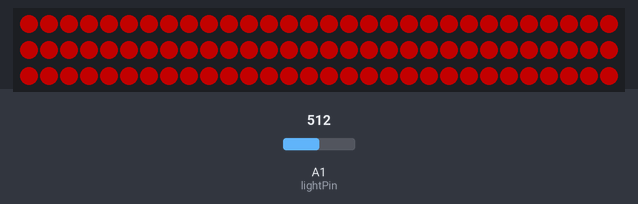
This sketch was run on a simulated Arduino Uno, built with avr-gcc and run on an emulated ATmega328P. Parts: 90 RGB LEDs in strip order, left to right, continuing on the next row. The test bench sets the inputs (shaded band); at power-on: A1 (lightPin) = 512. Dim RGB values are drawn brighter than linear.

Above: at 0.7 s.

The sketch:

Fucking_Around.ino
```cpp
#include<FastLED.h>
const int NUM_LEDS = 90;
const int ledPin = 5;
const int potPin = 0;
const int lightPin = A1;

float hueSub = 0.02;
float hueMax = 255;
float hueMin = 0;
float hue = hueMin;

int lightThresh = 800;
int brightSub = 5;

CRGB led[NUM_LEDS];

void setup() {
  FastLED.addLeds<WS2812B, ledPin, GRB>(led, NUM_LEDS);
  pinMode(ledPin, OUTPUT);
  pinMode(potPin, INPUT);


//          Serial.begin(115200);

}

  void fadeall() {
    for(int i = 0; i < NUM_LEDS; i++) {
      led[i].nscale8(200);
    }
  }

void hueChange() {
  hue = hue + hueSub;
  if(hue >= hueMax || hue <= hueMin){
    hueSub = -hueSub;
  }
}

void loop() {
//FastLED.clear();
int i = map(analogRead(lightPin), 10, lightThresh, 0, NUM_LEDS);

/*for(int j = 0; j <= i; j++){
  hue = map(analogRead(lightPin), 5, 105, 0, 255);
  led[j] = CHSV(hue, 255, 150);
  }

FastLED.show();
//fadeall();
//delay(20);
//FastLED.clear();
Serial.print("Light Level: ");
Serial.print(analogRead(lightPin));
Serial.print("\n");
Serial.print("LED no: ");
Serial.print(i);
Serial.print("\n");
Serial.print("\n");
*/


//static uint8_t brightness = 255;
  for(int i = 0; i < NUM_LEDS; i++){

//            Serial.println(analogRead(A1));


    int speed = map(analogRead(lightPin), 5, lightThresh, 3, 1);

    led[i] = CHSV(hue, 255, 150);

    hueChange();


    FastLED.show();
    //fadeall();

    //delay(speed);

  }

  for(int i = NUM_LEDS; i > 0; i = i - 1){

//            Serial.println(analogRead(test));

    int speed = map(analogRead(lightPin), 5, lightThresh, 3, 1);
    //hue = map(analogRead(lightPin), 5, lightThresh, 0, 255);

    led[i] = CHSV(hue, 255, 150);

    hueChange();


    FastLED.show();
    //fadeall();
    //delay(speed);
  }


}
```
